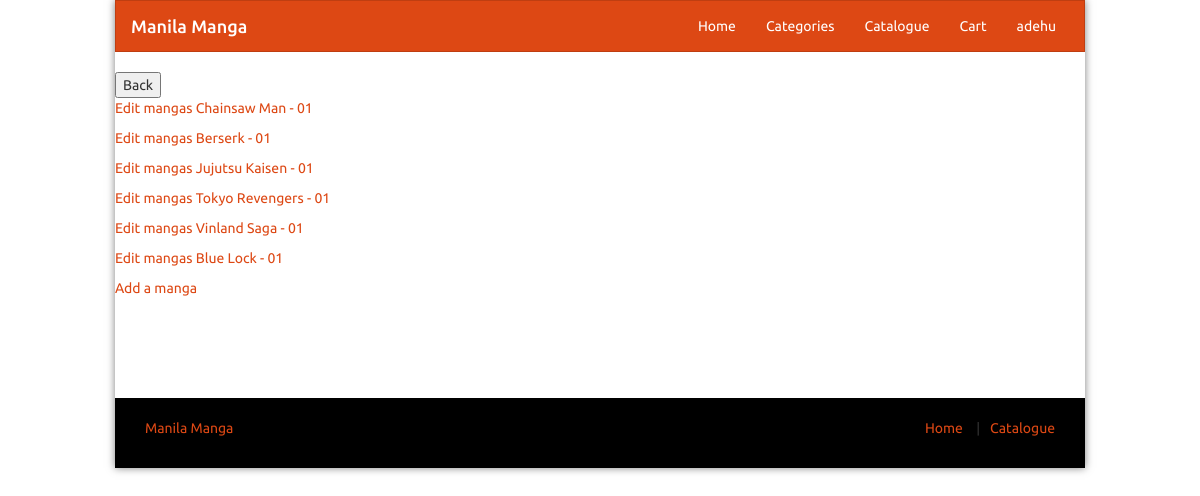
/mngart.php (signed in), run on the app's committed database.
### tables this page shows
CREATE TABLE "users" (
	"userId"	INTEGER NOT NULL UNIQUE,
	"username"	TEXT,
	"password"	TEXT,
	"isAdmin"	INTEGER DEFAULT 0,
	PRIMARY KEY("userId" AUTOINCREMENT)
);

CREATE TABLE "mangas" (
	"mangaId"	INTEGER NOT NULL UNIQUE,
	"imageLink"	TEXT,
	"displayName"	TEXT,
	"authorName"	TEXT,
	"volumeNumber"	TEXT NOT NULL,
	"releaseDate"	TEXT,
	"categoryId"	INTEGER,
	"viewsNumber"	INTEGER DEFAULT 0,
	"stockLeft"	INTEGER DEFAULT 0,
	"price"	REAL,
	"description"	TEXT,
	PRIMARY KEY("mangaId" AUTOINCREMENT)
);

### mngart.php (the view, shortened to what this page needs)
<?php session_start();
include('navbar.php');
echo '<button onclick="history.go(-1);">Back </button>';
$db=new SQLite3('r209-db-01.sqlite');
$mangasDataQuery='SELECT * from mangas';
$mangasData=$db->query($mangasDataQuery);
while($eachMangaData=$mangasData->fetchArray()){
    echo '<div class="admp">
            <p>
                <a href="mngart1.php?id='.$eachMangaData['mangaId'].'">Edit mangas '.$eachMangaData['displayName'].' - '.$eachMangaData['volumeNumber'].'</a>
            </p>
        </div>';
}
echo'<div class="admp"><a href="addart.php">Add a manga</a></div>';
include('footer.php');
unset($db);?>

### navbar.php (shortened to what this page needs)
<?php echo '<!doctype html>
<head>
    <link defer rel="stylesheet" href="bootstrap.min.css"/>
    <link rel="stylesheet" href="style2.css"/>
</head>
<head>
    <link defer rel="stylesheet" href="bootstrap.min.css"/>
    <link rel="stylesheet" href="style2.css"/>
</head>
<body class="layout-boxed">
    <div class="wrapper">
        <nav class="navbar navbar-default" role="navigation">
            <div class="container">
                <div class="navbar-header">
                    <h1 class="" style="margin:0;">
                        <a class="navbar-brand" href="index.php">
                            Manila Manga
                        </a>
                    </h1>
                </div>
                <div class="collapse navbar-collapse" id="navbar-menu">
                    <ul class="nav navbar-nav  navbar-right">
                        <li>
                            <a href="index.php" title="Home">
                                Home
                            </a>
                        </li>
                        <li>
                            <a href="categories.php" title="Categories">
                                Categories
                            </a>
                        </li>
                        <li>
                            <a href="catalogue.php" title="Catalogue Mangas">
                                Catalogue
                            </a>
                        </li>
                        <li>
                            <a href="cart.php" title="Cart">
                                Cart
                            </a>
                        </li>';
        if(isset($_SESSION['userId'])) {
            $db=new SQLite3('r209-db-01.sqlite');
            $id=$_SESSION['userId'];
            $getUsername='SELECT * FROM users WHERE userId = '.$id.'';
            $querry=$db->query($getUsername);
            $username=$querry->fetchArray();
            echo '<li>
                    <a href="user.php">'.$username[1].'</a>
                </li>';
        }
        echo '</a>
                        </li>
                    </ul>
                </div>
            </div>
            </nav>';
?>

### style2.css (style rules this page uses)
.layout-boxed { background: url(605743.jpg) repeat fixed }
.layout-boxed .container { max-width: 970px }
.layout-boxed .wrapper { background-color: #fff; max-width: 970px; margin: 0 auto; box-shadow: 0 0 8px rgba(0, 0, 0, .5); position: relative }
.navbar-default { border-radius: 0 }
ul { list-style: none; padding: 0; margin: 0 }

### data on the page
users: username "adehu"
mangas: displayName "Chainsaw Man", volumeNumber "01"
mangas: displayName "Berserk", volumeNumber "01"
mangas: displayName "Jujutsu Kaisen", volumeNumber "01"
mangas: displayName "Tokyo Revengers", volumeNumber "01"
mangas: displayName "Vinland Saga", volumeNumber "01"
mangas: displayName "Blue Lock", volumeNumber "01"
